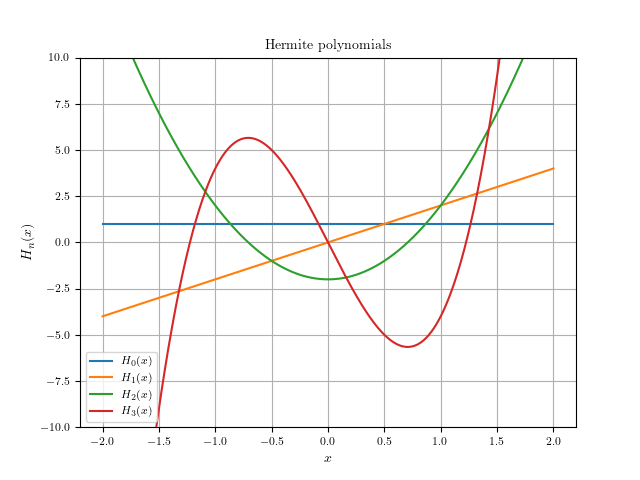

Reproduce this figure in Python.
#!/usr/bin/env python
# File: hermite.py
# Name: D.Saravanan
# Date: 27/08/2021

""" Script to calculate and plot Hermite polynomials """

import numpy as np
import matplotlib
matplotlib.rcParams['pgf.texsystem'] = 'pdflatex'
matplotlib.rcParams.update({'font.family': 'serif', 'font.size': 8,
    'axes.labelsize': 10, 'axes.titlesize': 10, 'figure.titlesize': 10})
matplotlib.rcParams['text.usetex'] = True
import matplotlib.pyplot as plt
matplotlib.use('Agg')

fig, ax = plt.subplots()

for n in range(4):

    # generate the Hermite basis for the polynomial of degree 'n'
    Hn = np.polynomial.hermite.Hermite.basis(n)

    # interval [-2, 2]
    x = np.linspace(-2, 2, 1000)
    y = Hn(x)

    #x, y = np.polynomial.Hermite.basis(n, [-2,2]).linspace(1000)
    #x, y = np.polynomial.hermite.Hermite.basis(n, [-2,2]).linspace(1000)

    ax.plot(x, y, label=r'$H_{}(x)$'.format(n))

ax.set(xlabel=r'$x$', ylabel=r'$H_{n}(x)$', ylim=(-10,10))
ax.set_title(r'Hermite polynomials')
ax.grid(); ax.legend()
plt.savefig('hermite.pdf')
